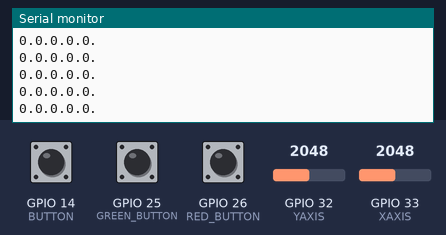
Bench run of a sketch on a simulated ESP32. On the bench: the last lines printed to the serial monitor. Inputs (shaded band) come from the test bench; at power-on: GPIO 32 (YAXIS) = 2048, GPIO 33 (XAXIS) = 2048, GPIO 14 (BUTTON) HIGH, GPIO 25 (GREEN_BUTTON) HIGH, GPIO 26 (RED_BUTTON) HIGH.

Above: at 1.2 s.
1.3 s: GPIO 32 (YAXIS) set to 1228
At 1.32 s:
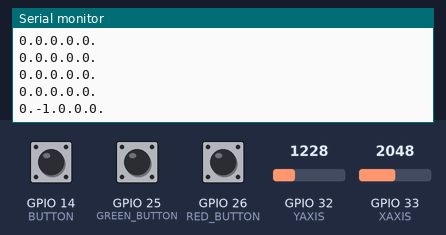
2.8 s: GPIO 33 (XAXIS) set to 1228
At 2.83 s:
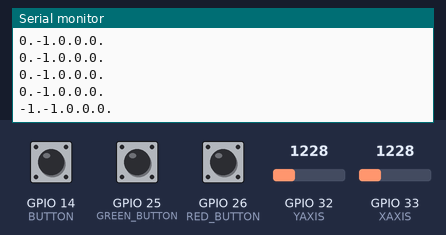
4.3 s: GPIO 14 (BUTTON) pulled LOW for 0.15 s
At 4.34 s:
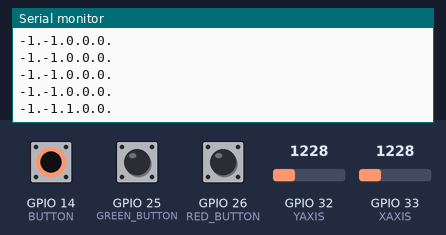
5.9 s: GPIO 25 (GREEN_BUTTON) pulled LOW for 0.15 s
At 5.96 s:
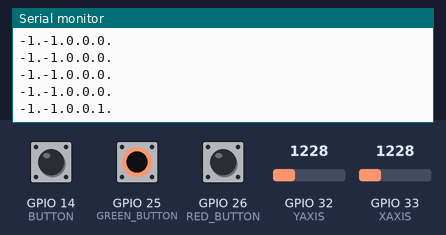
7.5 s: GPIO 26 (RED_BUTTON) pulled LOW for 0.15 s
At 7.52 s:
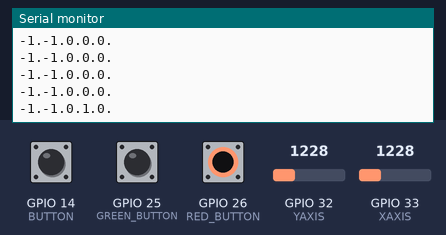
9.1 s: GPIO 32 (YAXIS) set to 2866
At 9.13 s:
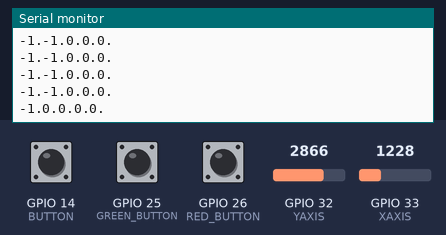
Timing chart, 0 to 11.6 s (numbered marks = the images above; inputs shaded):
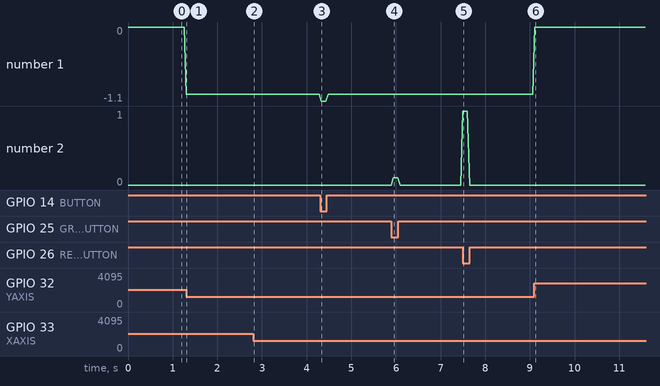

Measured:
- after the input at 1.3 s, the serial monitor: prints a new line at once (image 1)
- after the input at 2.8 s, the serial monitor: prints a new line at once (image 2)
- after the input at 4.3 s, the serial monitor: prints a new line at once (image 3)
- after the input at 5.9 s, the serial monitor: prints a new line at once (image 4)
- after the input at 7.5 s, the serial monitor: prints a new line at once (image 5)
- after the input at 9.1 s, the serial monitor: prints a new line at once (image 6)
- plotted number 1: 0 → -1 after the input at 1.3 s

The sketch:

joystick.ino
```cpp
#define XAXIS 33
#define YAXIS 32
#define BUTTON 14
#define RED_BUTTON 26
#define GREEN_BUTTON 25

void setup() {
  Serial.begin(9600);
  pinMode (BUTTON, INPUT_PULLUP);
  pinMode (RED_BUTTON, INPUT_PULLUP);
  pinMode (GREEN_BUTTON, INPUT_PULLUP);

}

void loop() {
  int x_axis = analogRead(XAXIS);
  int y_axis = analogRead(YAXIS);

  x_axis = map(x_axis, 0, 4095, 0, 2);
  y_axis = map(y_axis, 0, 4095, 0, 2);

  const char* X = joystickUpdateAxis_X(x_axis);
  const char* Y = joystickUpdateAxis_Y(y_axis);
  const char* btn = joystickUpdateButton(BUTTON);
  const char* btn_red = joystickUpdateButton(RED_BUTTON);
  const char* btn_green = joystickUpdateButton(GREEN_BUTTON);

  Serial.print(X);
  Serial.print(Y);
  Serial.print(btn);
  Serial.print(btn_red);
  Serial.println(btn_green);

  delay(50);

}

const char* joystickUpdateAxis_X(int eixo_X) {
  const char* joystickController;
  switch (eixo_X) {
    case 2:
      joystickController = "1.";
      break;
    case 0:
      joystickController = "-1.";
      break;
    default:
      joystickController = "0.";
      break;
  }
  return joystickController;
}

const char* joystickUpdateAxis_Y(int eixo_Y) {
  const char* joystickController;
  switch (eixo_Y) {
      case 2:
        joystickController = "1.";
        break;
      case 0:
        joystickController = "-1.";
        break;
      default:
        joystickController = "0.";
        break;
    }
   return joystickController;
}

const char* joystickUpdateButton(int btn) {
  const char* joystickController;
  if (digitalRead(btn) == LOW) {
    joystickController = "1.";
  } else {
    joystickController = "0.";
  }
  return joystickController;
}
```
